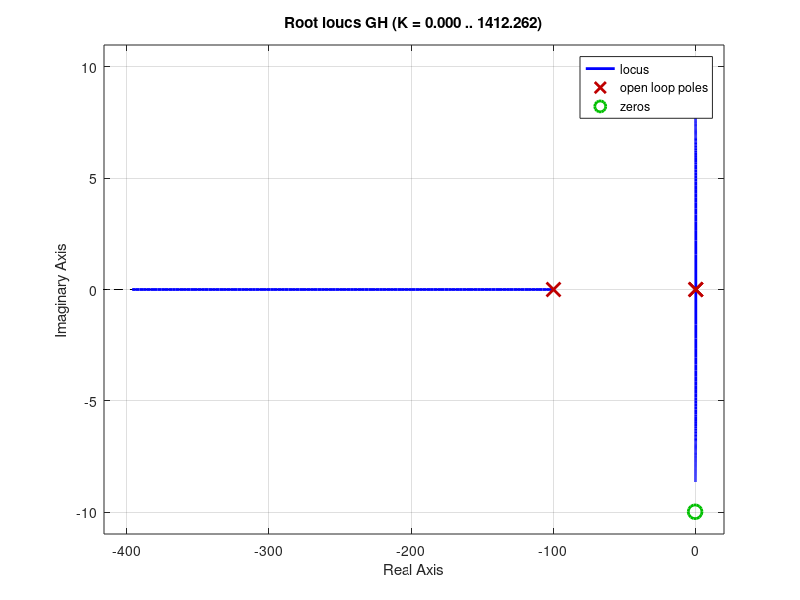

Source code (MATLAB):
% Parametros da funcao de transferencia G(s)
m = 0.111; % massa da bolinha
R = 0.015; % raio da bolinha
g = -9.8; % aceleração da gravidade
L = 1.0; % comprimento da metade da mesa
d = 0.03; % comprimento da haste conectada com o servo
J = 9.99e-6; % momento de inércia da bolinha
Td = 1; % constante derivativa
N = 100; % ordem do filtro derivativo
Kp = 1; % constante proporcional

s = tf('s');

G = -m*g*d/(L*(J/R^2+m)*s^2); % FT da planta

H = Kp*(1+Td*s/(Td*N/s+1)); % FT do controlador PID

GH = G*H;

rlocus(GH);
